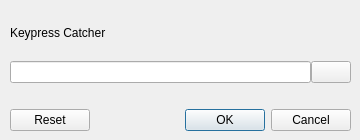
<?xml version="1.0" encoding="UTF-8"?>
<ui version="4.0">
 <class>keyPresserDlg</class>
 <widget class="QDialog" name="keyPresserDlg">
  <property name="windowModality">
   <enum>Qt::WindowModal</enum>
  </property>
  <property name="geometry">
   <rect>
    <x>0</x>
    <y>0</y>
    <width>360</width>
    <height>140</height>
   </rect>
  </property>
  <property name="font">
   <font>
    <family>Segoe UI</family>
    <pointsize>9</pointsize>
   </font>
  </property>
  <property name="windowTitle">
   <string>Dialog</string>
  </property>
  <property name="whatsThis">
   <string>&lt;!DOCTYPE HTML PUBLIC &quot;-//W3C//DTD HTML 4.0//EN&quot; &quot;http://www.w3.org/TR/REC-html40/strict.dtd&quot;&gt;
&lt;html&gt;&lt;head&gt;&lt;meta name=&quot;qrichtext&quot; content=&quot;1&quot; /&gt;&lt;style type=&quot;text/css&quot;&gt;
p, li { white-space: pre-wrap; }
&lt;/style&gt;&lt;/head&gt;&lt;body style=&quot; font-family:'MS Shell Dlg 2'; font-size:8.25pt; font-weight:400; font-style:normal;&quot;&gt;
&lt;p style=&quot; margin-top:0px; margin-bottom:0px; margin-left:0px; margin-right:0px; -qt-block-indent:0; text-indent:0px;&quot;&gt;&lt;span style=&quot; font-size:8pt;&quot;&gt;Setting or changing a key combination:&lt;/span&gt;&lt;/p&gt;
&lt;p style=&quot;-qt-paragraph-type:empty; margin-top:0px; margin-bottom:0px; margin-left:0px; margin-right:0px; -qt-block-indent:0; text-indent:0px; font-size:8pt;&quot;&gt;&lt;/p&gt;
&lt;p style=&quot; margin-top:0px; margin-bottom:0px; margin-left:0px; margin-right:0px; -qt-block-indent:0; text-indent:0px;&quot;&gt;&lt;span style=&quot; font-size:8pt;&quot;&gt;Keys on a keyboard can be combined into &lt;/span&gt;&lt;span style=&quot; font-size:8pt; font-weight:600;&quot;&gt;key combinations&lt;/span&gt;&lt;span style=&quot; font-size:8pt;&quot;&gt; (or key combos). These combinations are used to activate &lt;/span&gt;&lt;span style=&quot; font-size:8pt; font-weight:600;&quot;&gt;shortcuts&lt;/span&gt;&lt;span style=&quot; font-size:8pt;&quot;&gt;. Familiar examples of these are [Ctrl]+[C] to copy text and [Ctrl]+[P] to print a document. Sometimes shortcuts only use one key, such as [F1] for opening help. Typically such shortcuts use keys that will not display characters in order to avoid interfering with typing.&lt;/span&gt;&lt;/p&gt;
&lt;p style=&quot;-qt-paragraph-type:empty; margin-top:0px; margin-bottom:0px; margin-left:0px; margin-right:0px; -qt-block-indent:0; text-indent:0px; font-size:8pt;&quot;&gt;&lt;/p&gt;
&lt;p style=&quot; margin-top:0px; margin-bottom:0px; margin-left:0px; margin-right:0px; -qt-block-indent:0; text-indent:0px;&quot;&gt;&lt;span style=&quot; font-size:8pt;&quot;&gt;For purposes of making key combinations, there are three types of keys on a keyboard: &lt;/span&gt;&lt;span style=&quot; font-size:8pt; font-weight:600;&quot;&gt;standard keys&lt;/span&gt;&lt;span style=&quot; font-size:8pt;&quot;&gt;, &lt;/span&gt;&lt;span style=&quot; font-size:8pt; font-weight:600;&quot;&gt;modifier keys&lt;/span&gt;&lt;span style=&quot; font-size:8pt;&quot;&gt;, and &lt;/span&gt;&lt;span style=&quot; font-size:8pt; font-weight:600;&quot;&gt;system keys&lt;/span&gt;&lt;span style=&quot; font-size:8pt;&quot;&gt;. Modifiers are typically [Ctrl], [Shift], [WinKey] (the Windows key), and [Alt]. These four can be used in any combination with a standard key as a key combination.&lt;/span&gt;&lt;/p&gt;
&lt;p style=&quot;-qt-paragraph-type:empty; margin-top:0px; margin-bottom:0px; margin-left:0px; margin-right:0px; -qt-block-indent:0; text-indent:0px; font-size:8pt;&quot;&gt;&lt;/p&gt;
&lt;p style=&quot; margin-top:0px; margin-bottom:0px; margin-left:0px; margin-right:0px; -qt-block-indent:0; text-indent:0px;&quot;&gt;&lt;span style=&quot; font-size:8pt;&quot;&gt;System keys are typically not usable for key combinations. These are, normally, [Caps Lock], [Num Lock], [Scroll Lock], and sometimes [Esc], [Tab], [PrtScr], and [Pause/Break]. Standard keys are essentially any other key on the keyboard. Examples are: [G], [7], [Backspace], [F7], [Insert], and the arrow keys.&lt;/span&gt;&lt;/p&gt;
&lt;p style=&quot;-qt-paragraph-type:empty; margin-top:0px; margin-bottom:0px; margin-left:0px; margin-right:0px; -qt-block-indent:0; text-indent:0px; font-size:8pt;&quot;&gt;&lt;/p&gt;
&lt;p style=&quot; margin-top:0px; margin-bottom:0px; margin-left:0px; margin-right:0px; -qt-block-indent:0; text-indent:0px;&quot;&gt;&lt;span style=&quot; font-size:8pt;&quot;&gt;Certain key combinations are exclusively reserved by the system or cannot be changed. [Ctrl]+[C] should &lt;/span&gt;&lt;span style=&quot; font-size:8pt; font-style:italic;&quot;&gt;always&lt;/span&gt;&lt;span style=&quot; font-size:8pt;&quot;&gt; copy, regardless of the application you are using, if the application allows copying. If the application can print, [Ctrl]+[P] should always be the shortcut used for this. The [F1] is the normal key to bring up help options. System shortcut examples are [Alt]+[Tab] to switch applications and [Alt]+[F4] to quit the current application.&lt;/span&gt;&lt;/p&gt;
&lt;p style=&quot;-qt-paragraph-type:empty; margin-top:0px; margin-bottom:0px; margin-left:0px; margin-right:0px; -qt-block-indent:0; text-indent:0px; font-size:8pt;&quot;&gt;&lt;/p&gt;
&lt;p style=&quot; margin-top:0px; margin-bottom:0px; margin-left:0px; margin-right:0px; -qt-block-indent:0; text-indent:0px;&quot;&gt;&lt;span style=&quot; font-size:8pt;&quot;&gt;To set a key combination, click inside the editor line and hold any combination of modifiers down and press a standard key. The editor line will update to show the key combination you've set. For example, holding [Ctrl], [Shift] and pressing the [F7] key, then releasing all three will set this as a key combination. [Ctrl], [Shift], [F7], and [G] and will not work, as only one standard key can be used in a key combination, and [F7] and [G] are both standard keys.&lt;/span&gt;&lt;/p&gt;
&lt;p style=&quot;-qt-paragraph-type:empty; margin-top:0px; margin-bottom:0px; margin-left:0px; margin-right:0px; -qt-block-indent:0; text-indent:0px; font-size:8pt;&quot;&gt;&lt;/p&gt;
&lt;p style=&quot; margin-top:0px; margin-bottom:0px; margin-left:0px; margin-right:0px; -qt-block-indent:0; text-indent:0px;&quot;&gt;&lt;span style=&quot; font-size:8pt;&quot;&gt;Shortcuts are always written (typed) with the modifier keys first, as they are always pressed first: [Ctrl]+[Shift]+[F7], for example.&lt;/span&gt;&lt;/p&gt;
&lt;p style=&quot;-qt-paragraph-type:empty; margin-top:0px; margin-bottom:0px; margin-left:0px; margin-right:0px; -qt-block-indent:0; text-indent:0px; font-size:8pt;&quot;&gt;&lt;/p&gt;
&lt;p style=&quot; margin-top:0px; margin-bottom:0px; margin-left:0px; margin-right:0px; -qt-block-indent:0; text-indent:0px;&quot;&gt;&lt;span style=&quot; font-size:8pt;&quot;&gt;Pressing the Clear button will remove the key combination for the current shortcut, the Reset button will reset the shortcut to its default key combination, OK will save your new shortcut key combination and close the dialog, and Cancel will close the dialog without saving.&lt;/span&gt;&lt;/p&gt;&lt;/body&gt;&lt;/html&gt;</string>
  </property>
  <widget class="QWidget" name="layoutWidget">
   <property name="geometry">
    <rect>
     <x>10</x>
     <y>10</y>
     <width>341</width>
     <height>121</height>
    </rect>
   </property>
   <layout class="QVBoxLayout" name="verticalLayout">
    <item>
     <widget class="QLabel" name="catcherLabel">
      <property name="text">
       <string>Keypress Catcher</string>
      </property>
      <property name="buddy">
       <cstring>catcher</cstring>
      </property>
     </widget>
    </item>
    <item>
     <layout class="QHBoxLayout" name="horizontalLayout">
      <property name="spacing">
       <number>0</number>
      </property>
      <item>
       <widget class="QLineEdit" name="catcher">
        <property name="sizePolicy">
         <sizepolicy hsizetype="Expanding" vsizetype="Fixed">
          <horstretch>0</horstretch>
          <verstretch>0</verstretch>
         </sizepolicy>
        </property>
        <property name="focusPolicy">
         <enum>Qt::ClickFocus</enum>
        </property>
        <property name="contextMenuPolicy">
         <enum>Qt::PreventContextMenu</enum>
        </property>
        <property name="acceptDrops">
         <bool>false</bool>
        </property>
        <property name="frame">
         <bool>true</bool>
        </property>
        <property name="echoMode">
         <enum>QLineEdit::Normal</enum>
        </property>
        <property name="readOnly">
         <bool>true</bool>
        </property>
       </widget>
      </item>
      <item>
       <widget class="QPushButton" name="clearButton">
        <property name="toolTip">
         <string>Clear the current key combination</string>
        </property>
        <property name="text">
         <string/>
        </property>
        <property name="icon">
         <iconset>
          <normaloff>erase.png</normaloff>erase.png</iconset>
        </property>
       </widget>
      </item>
     </layout>
    </item>
    <item>
     <spacer name="verticalSpacer">
      <property name="orientation">
       <enum>Qt::Vertical</enum>
      </property>
      <property name="sizeType">
       <enum>QSizePolicy::Fixed</enum>
      </property>
      <property name="sizeHint" stdset="0">
       <size>
        <width>20</width>
        <height>20</height>
       </size>
      </property>
     </spacer>
    </item>
    <item>
     <widget class="QDialogButtonBox" name="buttonBox">
      <property name="toolTip">
       <string/>
      </property>
      <property name="orientation">
       <enum>Qt::Horizontal</enum>
      </property>
      <property name="standardButtons">
       <set>QDialogButtonBox::Cancel|QDialogButtonBox::Ok|QDialogButtonBox::Reset</set>
      </property>
     </widget>
    </item>
   </layout>
  </widget>
 </widget>
 <tabstops>
  <tabstop>buttonBox</tabstop>
  <tabstop>catcher</tabstop>
 </tabstops>
 <resources>
  <include location="../Icons/icons.qrc"/>
 </resources>
 <connections>
  <connection>
   <sender>buttonBox</sender>
   <signal>accepted()</signal>
   <receiver>keyPresserDlg</receiver>
   <slot>accept()</slot>
   <hints>
    <hint type="sourcelabel">
     <x>248</x>
     <y>254</y>
    </hint>
    <hint type="destinationlabel">
     <x>157</x>
     <y>270</y>
    </hint>
   </hints>
  </connection>
  <connection>
   <sender>buttonBox</sender>
   <signal>rejected()</signal>
   <receiver>keyPresserDlg</receiver>
   <slot>reject()</slot>
   <hints>
    <hint type="sourcelabel">
     <x>37</x>
     <y>259</y>
    </hint>
    <hint type="destinationlabel">
     <x>286</x>
     <y>270</y>
    </hint>
   </hints>
  </connection>
 </connections>
</ui>
